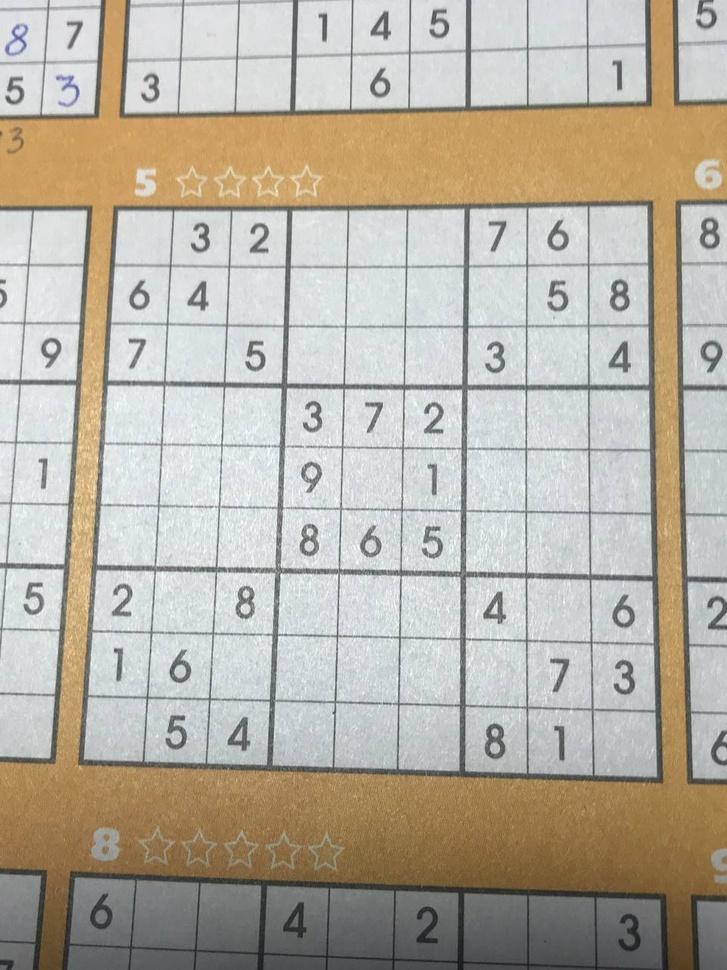
#> input picture HW4_camera_adapt/examples/1.jpg, 727 x 970 px, shrunk from 960 x 1280 before the run
$ python -i image_processing.py   (imports and definitions only)
#> lines starting #> are read from the running program, lines starting #| are printed output that depends on the picture; after the words box and inside, x2 and y2 are one past the last pixel; in counts of white or black regions, pixels touching at a corner belong together
#> further down, picture is the input picture: shape (970, 727, 3); mean B, G, R 163.8, 176.4, 182
import cv2 as cv
import numpy as np
from debug_info import debug_message
from sudoku_solver import CELLS_COUNT, EMPTY_CELL_VALUE

def image_preprocess(in_image):
    res_image = None

    if in_image.ndim == 3:
        #BGR to gray
        res_image = cv.cvtColor(in_image, cv.COLOR_BGR2GRAY)
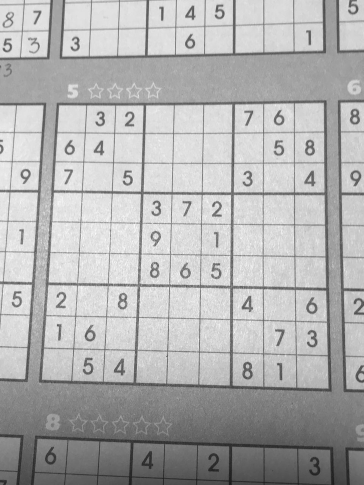
#> res_image: shape (970, 727) (shown at 1/2 size); min 22, max 254, mean 176.6
    else:
        # Ready image
        res_image = in_image.copy()

    image_y_mult = in_image.shape[0] / 1000
    image_x_mult = in_image.shape[1] / 1000

    res_image = cv.GaussianBlur(res_image, (5, 5), 0)
    res_image = cv.adaptiveThreshold(res_image, 255, cv.ADAPTIVE_THRESH_GAUSSIAN_C, cv.THRESH_BINARY, int(min(image_x_mult, image_y_mult) * 41) // 2 * 2 + 1, 7)
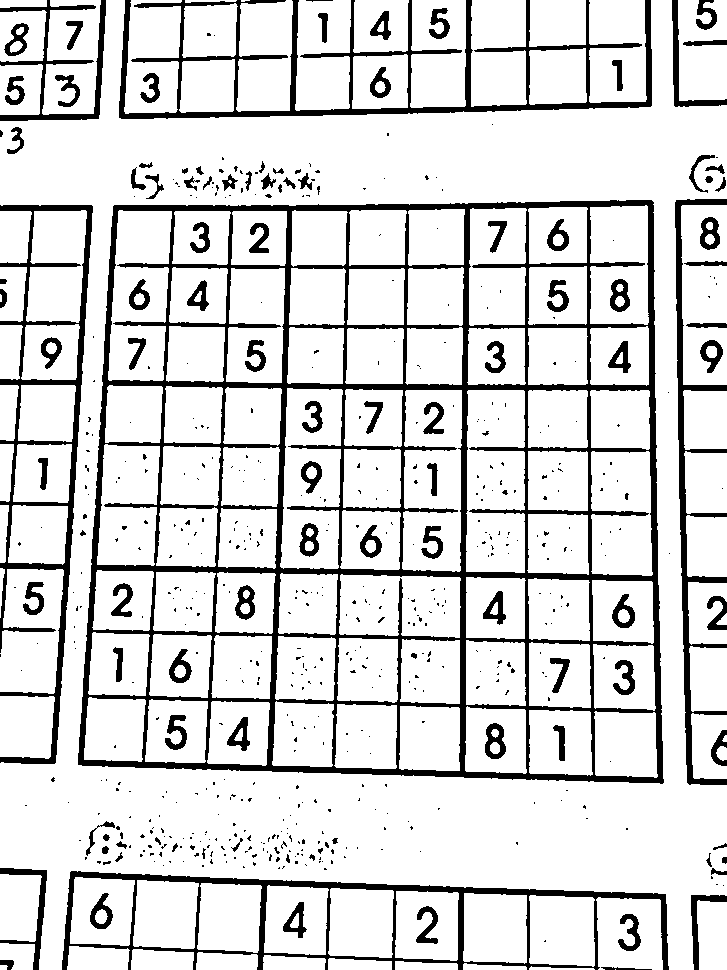
#> res_image: shape (970, 727); 84.9% white; 601 black regions (490 under 20 px), largest, box (x1, y1, x2, y2) and area: (78, 200, 664, 784) 48114, (119, 0, 652, 119) 9968, (62, 871, 669, 970) 8278

    struct_square = cv.getStructuringElement(cv.MORPH_RECT, (int(image_x_mult * 4), int(image_y_mult * 4)))
    res_image = cv.dilate(res_image, struct_square, iterations=1)
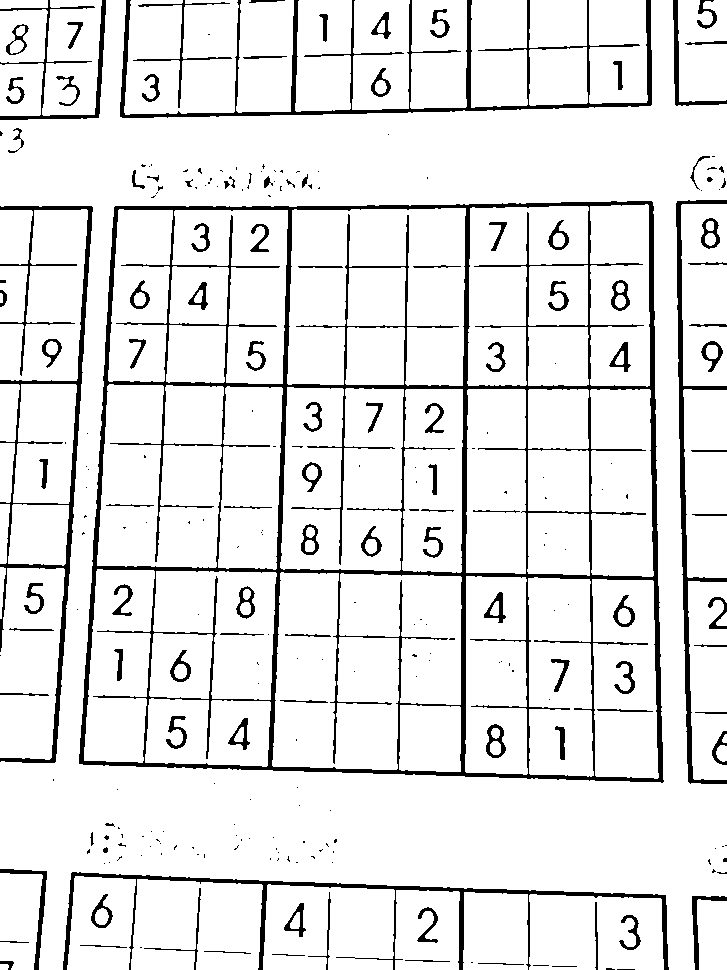
#> res_image: shape (970, 727); 90.4% white; 270 black regions (158 under 20 px), largest, box (x1, y1, x2, y2) and area: (79, 201, 664, 783) 30197, (120, 0, 652, 118) 5748, (0, 206, 93, 763) 5051

    struct_rects = [cv.getStructuringElement(cv.MORPH_RECT, (2, int(image_y_mult * 4))), cv.getStructuringElement(cv.MORPH_RECT, (int(image_x_mult * 4), 2))]
    for rect in struct_rects:
        res_image = cv.erode(res_image, rect, iterations=2)
#> this loop made 2 passes
#> pass 1, in image_preprocess, `res_image = cv.erode(res_image, rect, iterations=2)`:
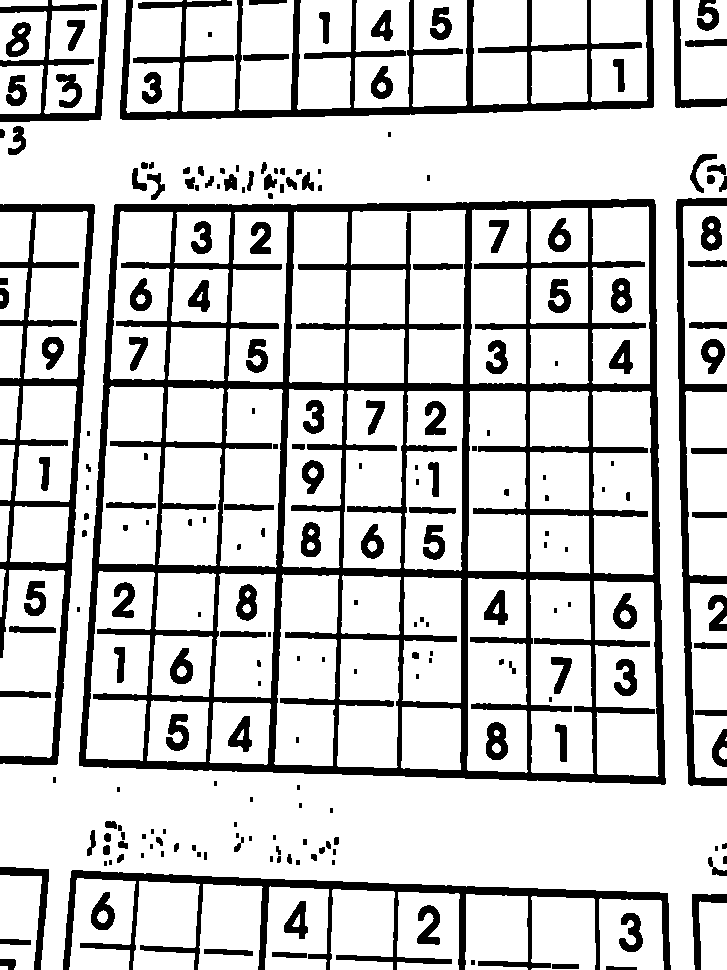
#> res_image: shape (970, 727); 80% white; 224 black regions (58 under 20 px), largest, box (x1, y1, x2, y2) and area: (79, 199, 666, 785) 62691, (120, 0, 654, 120) 12845, (63, 870, 671, 970) 10510
#> pass 2, in image_preprocess, `res_image = cv.erode(res_image, rect, iterations=2)`:
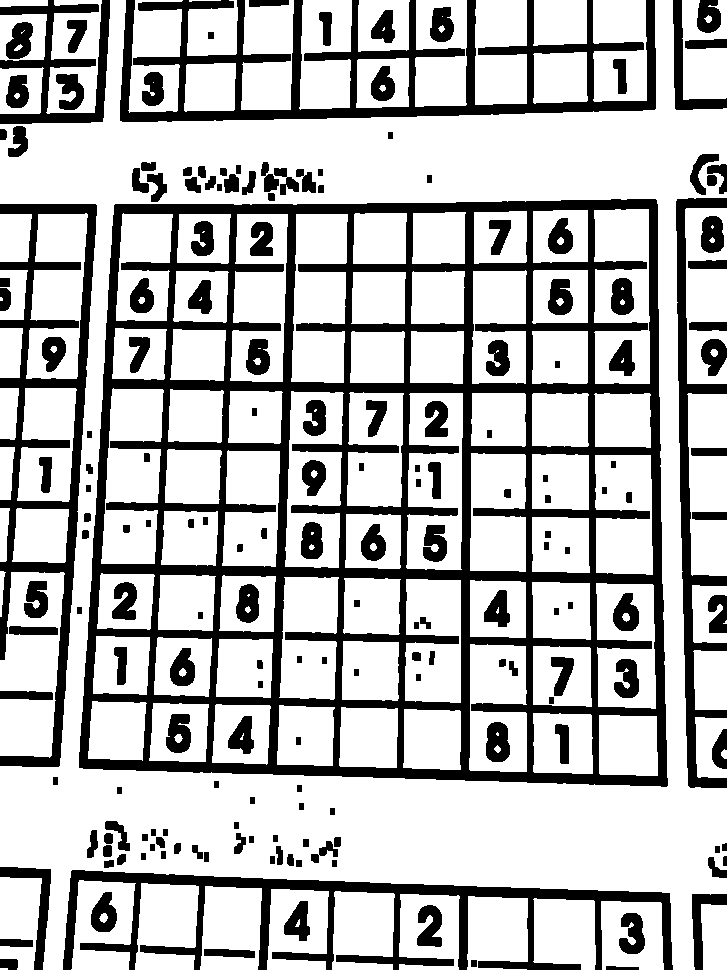
#> res_image: shape (970, 727); 72.9% white; 189 black regions, largest, box (x1, y1, x2, y2) and area: (79, 199, 668, 787) 85975, (120, 0, 656, 122) 17597, (63, 870, 673, 970) 14400

    # res_image = cv.Canny(res_image, 75, 200)
    return res_image


# [109 lines left out: functions get_border_contours, approx_as_rect, print_grid, sort_corners, camera_calibrate, camera_inverse_transform, not called in this run]

>>> import cv2
>>> picture = cv2.imread('examples/1.jpg')
>>> result = image_preprocess(picture)

$ run again, on HW4_camera_adapt/examples/2.jpg
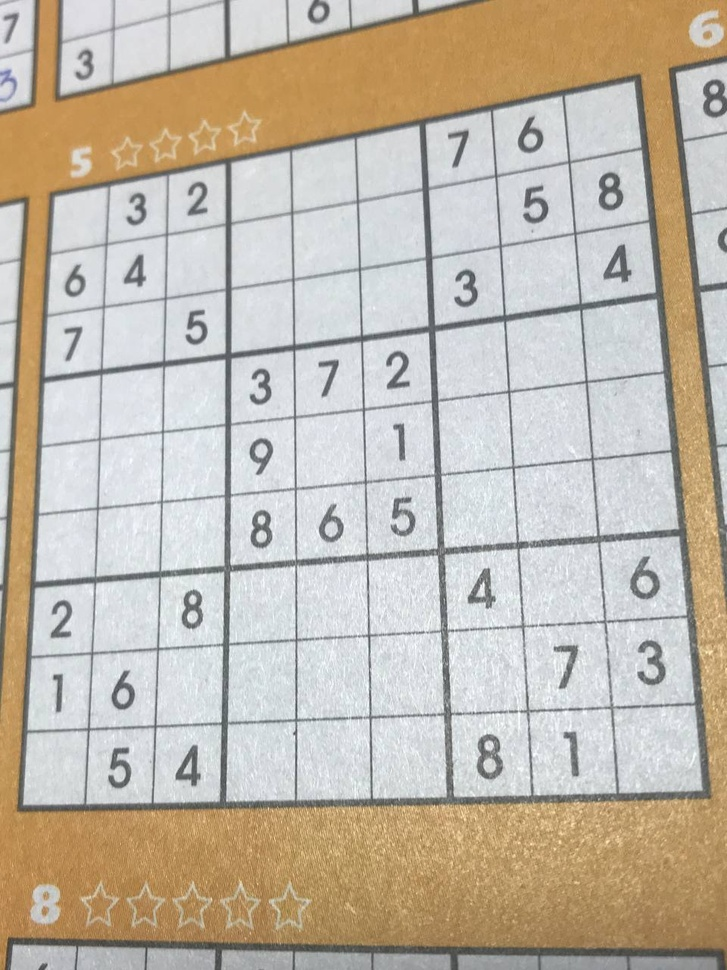
#> input picture HW4_camera_adapt/examples/2.jpg, 727 x 970 px, shrunk from 960 x 1280 before the run
#> picture is the input picture: shape (970, 727, 3); mean B, G, R 171.4, 184.6, 193.4
#> in image_preprocess, `res_image = cv.adaptiveThreshold(res_image, 255, cv.ADAPTIVE_THRESH_GA..`:
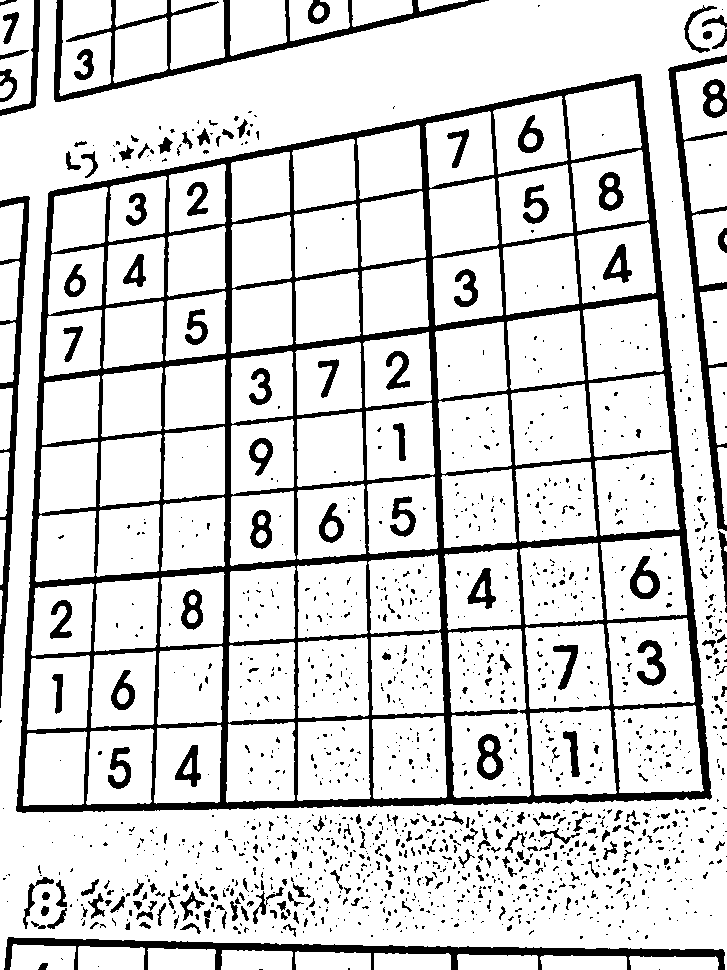
#> res_image: shape (970, 727); 83.5% white; 1454 black regions (1207 under 20 px), largest, box (x1, y1, x2, y2) and area: (16, 74, 712, 813) 63781, (4, 937, 725, 970) 6157, (54, 0, 489, 102) 5151
#> the loop in image_preprocess, `for rect in struct_rects:` made 2 passes
#> pass 2, in image_preprocess, `res_image = cv.erode(res_image, rect, iterations=2)`:
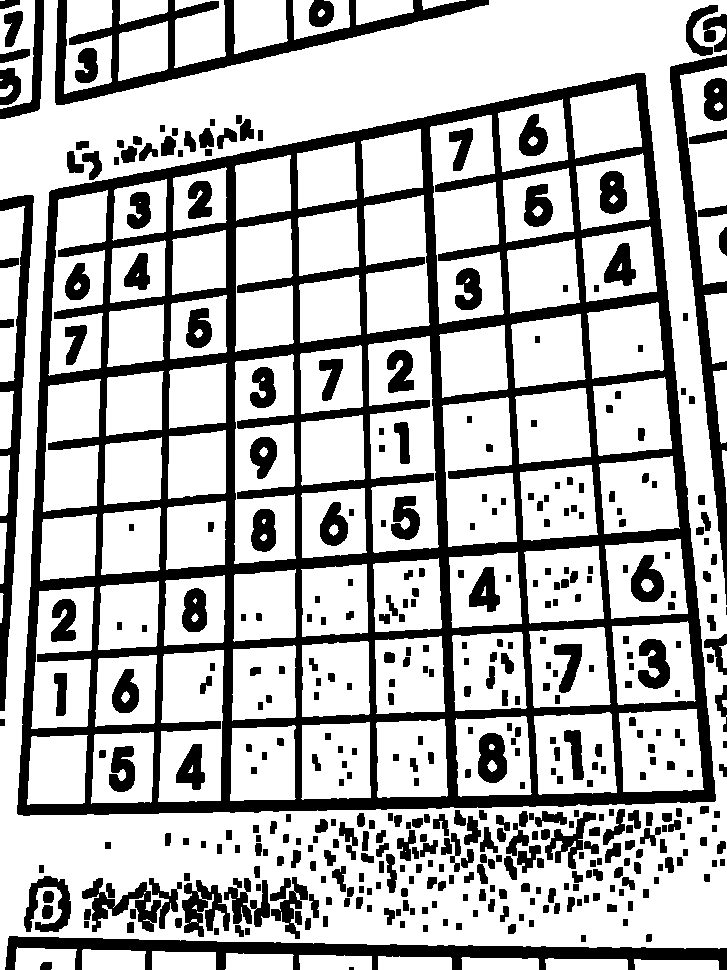
#> res_image: shape (970, 727); 70.8% white; 442 black regions (2 under 20 px), largest, box (x1, y1, x2, y2) and area: (17, 73, 716, 816) 109463, (5, 936, 727, 970) 9548, (55, 0, 489, 105) 8970

$ run again, on HW4_camera_adapt/examples/3.jpg
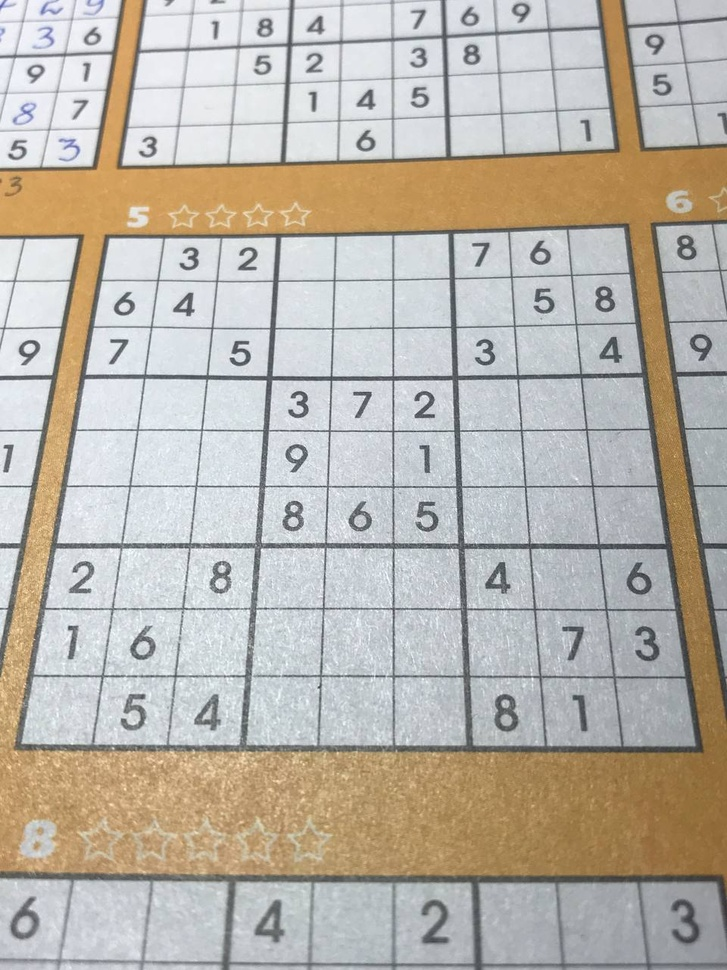
#> input picture HW4_camera_adapt/examples/3.jpg, 727 x 970 px, shrunk from 960 x 1280 before the run
#> picture is the input picture: shape (970, 727, 3); mean B, G, R 171.3, 180.3, 185.9
#> in image_preprocess, `res_image = cv.adaptiveThreshold(res_image, 255, cv.ADAPTIVE_THRESH_GA..`:
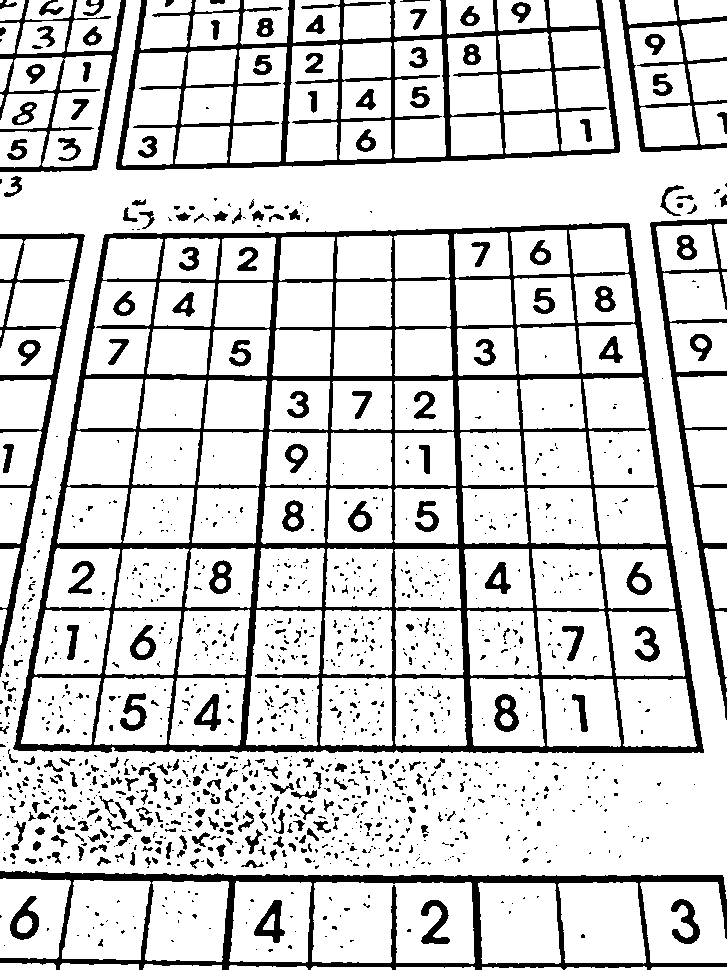
#> res_image: shape (970, 727); 82.2% white; 1276 black regions (983 under 20 px), largest, box (x1, y1, x2, y2) and area: (13, 223, 704, 753) 47956, (116, 0, 620, 170) 14953, (0, 871, 727, 970) 11993
#> the loop in image_preprocess, `for rect in struct_rects:` made 2 passes
#> pass 2, in image_preprocess, `res_image = cv.erode(res_image, rect, iterations=2)`:
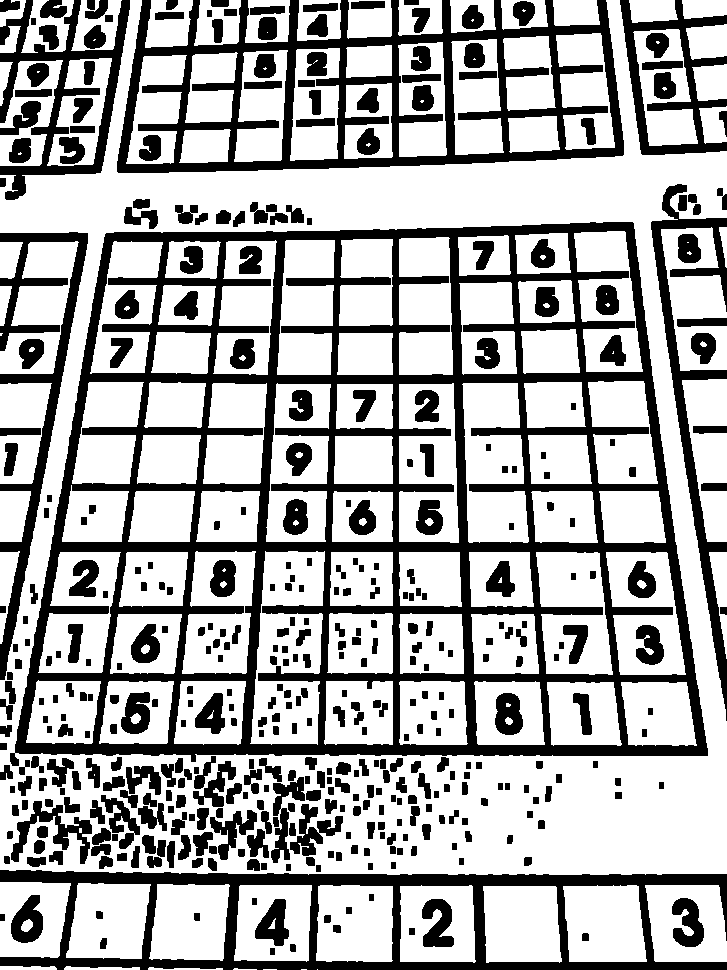
#> res_image: shape (970, 727); 67.2% white; 441 black regions, largest, box (x1, y1, x2, y2) and area: (10, 222, 708, 766) 86778, (117, 0, 624, 173) 25092, (0, 870, 727, 970) 19828
